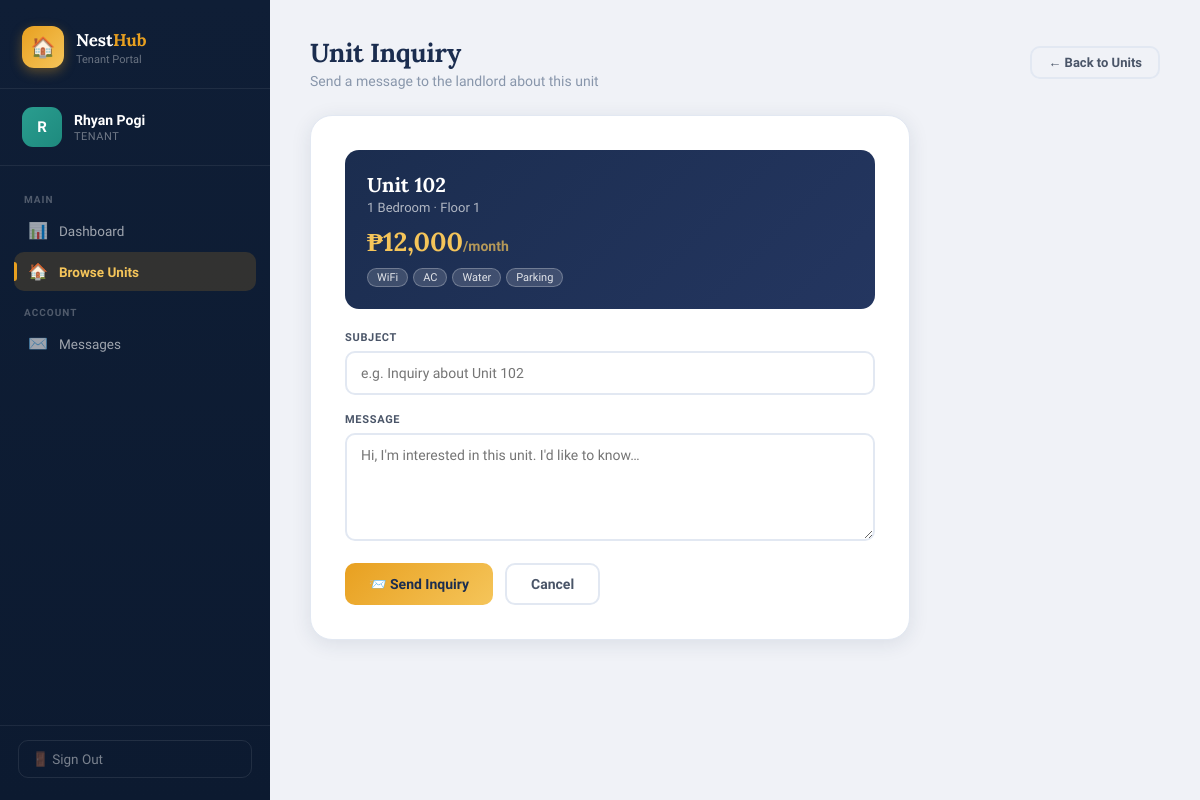
Page /tenant/inquire/2 (signed in) on the committed database.
### tables this page shows
CREATE TABLE user (
        id INTEGER PRIMARY KEY AUTOINCREMENT,
        username TEXT UNIQUE NOT NULL,
        password TEXT NOT NULL,
        role TEXT NOT NULL,
        full_name TEXT NOT NULL,
        email TEXT,
        phone TEXT,
        created_at TEXT DEFAULT (datetime('now'))
    );

CREATE TABLE unit (
        id INTEGER PRIMARY KEY AUTOINCREMENT,
        unit_number TEXT UNIQUE NOT NULL,
        floor INTEGER NOT NULL,
        unit_type TEXT NOT NULL,
        monthly_rent REAL NOT NULL,
        description TEXT,
        amenities TEXT,
        is_occupied INTEGER DEFAULT 0,
        tenant_id INTEGER REFERENCES user(id),
        occupancy_start TEXT,
        monthly_due_day INTEGER DEFAULT 1,
        created_at TEXT DEFAULT (datetime('now'))
    );

### views.py (the view, shortened to what this page needs)
@main_bp.route('/tenant/inquire/<int:unit_id>', methods=['GET','POST'])
@login_required(role='tenant')
def tenant_inquire(unit_id):
    uid = session['user_id']
    conn = get_db()
    user = row_to_dict(conn.execute("SELECT * FROM user WHERE id=?", (uid,)).fetchone())
    unit = row_to_dict(conn.execute("SELECT * FROM unit WHERE id=?", (unit_id,)).fetchone())
    if not unit:
        conn.close()
        return redirect(url_for('main.tenant_units'))
    if unit['is_occupied']:
        conn.close()
        flash('This unit is already occupied.', 'warning')
        return redirect(url_for('main.tenant_units'))
    landlord = row_to_dict(conn.execute("SELECT * FROM user WHERE role='landlord' LIMIT 1").fetchone())
    unread_msgs = get_unread_msgs(uid)
    conn.close()
    return render_template('tenant_inquire.html', user=user, unit=unit, unread_msgs=unread_msgs)

### models.py (called while the page is built)
def get_db():
    conn = sqlite3.connect(DB_PATH)
    conn.row_factory = sqlite3.Row
    conn.execute("PRAGMA foreign_keys = ON")
    return conn

### views.py (called while the page is built)
def login_required(role=None):
    def decorator(f):
        @wraps(f)
        def wrapped(*args, **kwargs):
            uid = session.get('user_id')
            if not uid:
                flash('Please log in.', 'warning')
                return redirect(url_for('main.login'))
            if role and session.get('user_role') != role:
                flash('Access denied.', 'danger')
                return redirect(url_for('main.login'))
            return f(*args, **kwargs)
        return wrapped
    return decorator

def row_to_dict(row):
    return dict(row) if row else None

def get_unread_msgs(uid):
    conn = get_db()
    n = conn.execute("SELECT COUNT(*) FROM message WHERE receiver_id=? AND is_read=0", (uid,)).fetchone()[0]
    conn.close()
    return n

### templates/tenant_inquire.html (shortened to what this page needs)
{% extends 'base.html' %}
{% from 'sidebar.html' import tenant_sidebar %}
{% block body %}
<div class="app-wrapper">
  {{ tenant_sidebar(user, 'units', unread_msgs) }}
  <main class="main-content">
    <div class="page-header-row">
      <div class="page-header" style="margin-bottom:0;">
        <h1>Unit Inquiry</h1>
        <p>Send a message to the landlord about this unit</p>
      </div>
      <a href="{{ url_for('main.tenant_units') }}" class="btn btn-outline btn-sm">← Back to Units</a>
    </div>
    <div class="inquire-card">
      <div class="inquire-unit-header">
        <h2>Unit {{ unit.unit_number }}</h2>
        <p>{{ unit.unit_type }} · Floor {{ unit.floor }}</p>
        <div class="inquire-unit-rent">₱{{ "{:,.0f}".format(unit.monthly_rent) }}<span style="font-size:14px;font-family:'Sora',sans-serif;opacity:0.7;">/month</span></div>
        {% if unit.amenities %}
        <div class="unit-amenities" style="margin-top:10px;">
          {% for a in unit.amenities.split(',') %}
            <span class="amenity-tag" style="background:rgba(255,255,255,0.15);border-color:rgba(255,255,255,0.25);color:rgba(255,255,255,0.85);">{{ a.strip() }}</span>
          {% endfor %}
        </div>
        {% endif %}
      </div>
      <form method="POST">
        <div class="form-field">
          <label>Subject</label>
          <input type="text" name="subject" placeholder="e.g. Inquiry about Unit {{ unit.unit_number }}" required>
        </div>
        <div class="form-field">
          <label>Message</label>
          <textarea name="body" rows="5" placeholder="Hi, I'm interested in this unit. I'd like to know…" required></textarea>
        </div>
        <div style="display:flex;gap:12px;">
          <button type="submit" class="btn btn-gold">📨 Send Inquiry</button>
          <a href="{{ url_for('main.tenant_units') }}" class="btn btn-outline">Cancel</a>
        </div>
      </form>
    </div>
  </main>
</div>
{% endblock %}

### templates/sidebar.html (shortened to what this page needs)
{% macro tenant_sidebar(user, active, unread_msgs=0) %}
<aside class="sidebar">
  <div class="sidebar-brand">
    <div class="logo-row">
      <div class="logo-box">🏠</div>
      <div>
        <h2>Nest<span>Hub</span></h2>
        <p>Tenant Portal</p>
      </div>
    </div>
  </div>
  <div class="sidebar-user">
    <div class="user-avatar">{{ user.full_name[0] }}</div>
    <div>
      <div class="user-name">{{ user.full_name }}</div>
      <div class="user-role">Tenant</div>
    </div>
  </div>
  <nav class="sidebar-nav">
    <div class="nav-section-label">Main</div>
    <a href="{{ url_for('main.tenant_dashboard') }}" class="nav-item {% if active == 'dashboard' %}active{% endif %}">
      <span class="nav-icon">📊</span> Dashboard
    </a>
    <a href="{{ url_for('main.tenant_units') }}" class="nav-item {% if active == 'units' %}active{% endif %}">
      <span class="nav-icon">🏠</span> Browse Units
    </a>
    <div class="nav-section-label">Account</div>
    <a href="{{ url_for('main.tenant_messages') }}" class="nav-item {% if active == 'messages' %}active{% endif %}">
      <span class="nav-icon">✉️</span> Messages
    </a>
  </nav>
  <div class="sidebar-footer">
    <a href="{{ url_for('main.logout') }}" class="logout-btn">🚪 Sign Out</a>
  </div>
</aside>
{% endmacro %}

### rows in the picture
user: full_name "R", full_name "Rhyan Pogi"
unit: unit_number "102", unit_type "1 Bedroom", floor "1", monthly_rent "12,000", subject "e.g. Inquiry about Unit 102"

### other values in the picture
{{ a.strip() }} "WiFi" "AC" "Water" "Parking"
